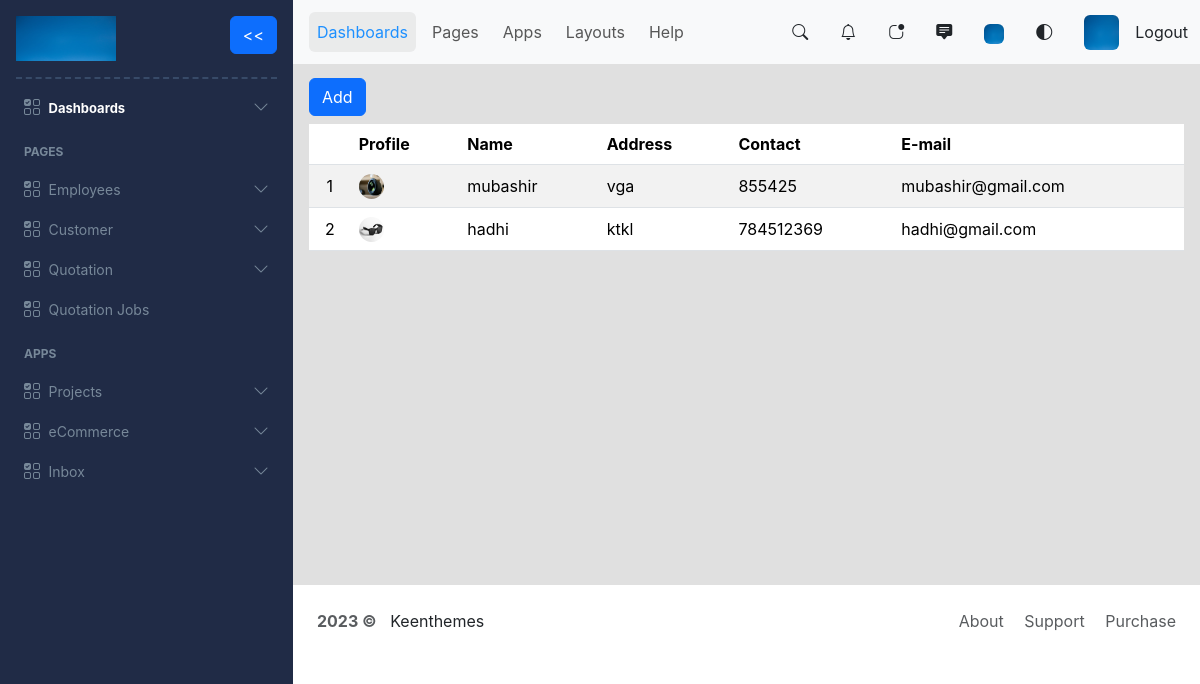
Page /view_customers (signed in) on the earlier database version.
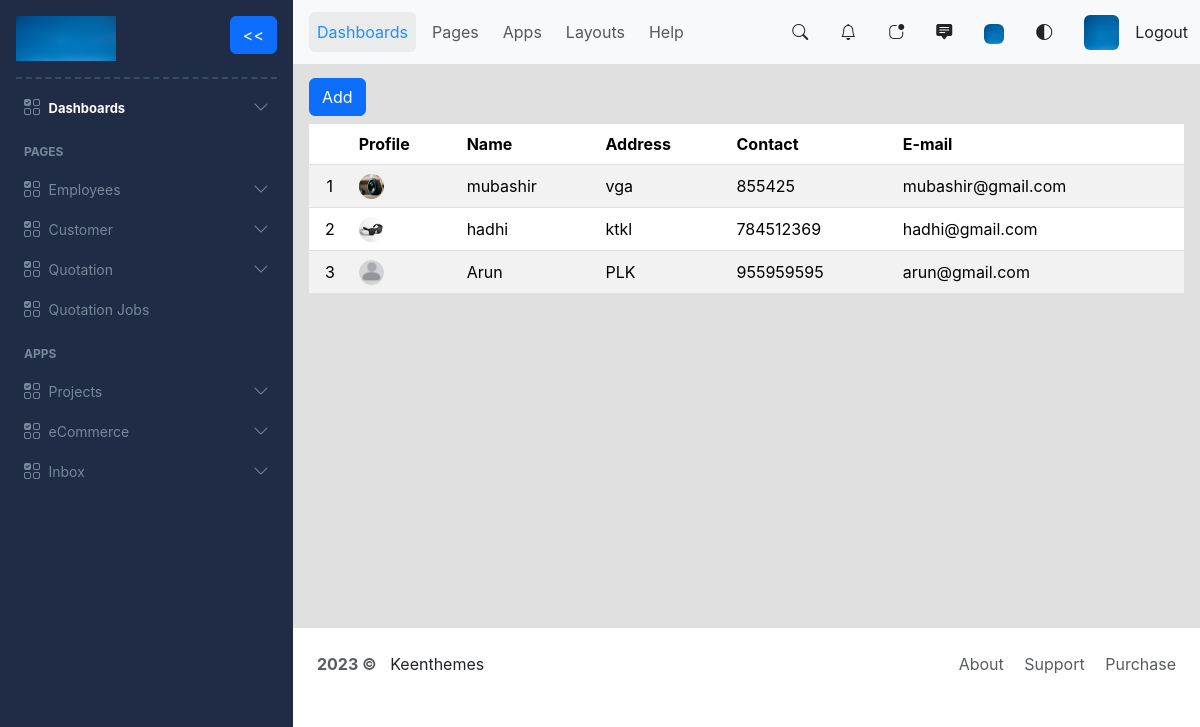
Same page on the later database version.
### myapp/models.py (models this page shows, shortened)
class Customer(models.Model):
    id = models.UUIDField(primary_key=True, default=uuid.uuid4, unique=True, editable=False)
    name = models.CharField(max_length=30)
    address = models.CharField(max_length=150)
    contact = models.IntegerField()
    email = models.EmailField()
    profile_image = models.ImageField(null=True, blank=True, upload_to="profiles/")

### myapp/views.py (the view)
# urls.py: path('view_customers', views.viewCustomers, name='view_customers'),
@login_required
def viewCustomers(request):
    customers = Customer.objects.all()
    customers_exist = customers.exists()
    return render(request, 'customer/view_customers.html',{'customers': customers, 'customers_exist': customers_exist})

### myapp/templates/customer/view_customers.html
{% extends 'index.html' %}
{% block content %}
{% load static %}
<div class='justify-content-end'>
    <a href = "{% url 'create_customer' %}"class="btn btn-primary">Add</a>
</div>
{% if customers_exist %}
<div class='table-responsive'>
    <table class="table table-striped mt-2 align-middle">
        <thead>
        <tr>
            <th scope="col"></th>
            <th scope="col">Profile</th>
            <th scope="col">Name</th>
            <th scope="col">Address</th>
            <th scope="col">Contact</th>
            <th scope="col">E-mail</th>
        </tr>
        </thead>
        <tbody>
        {% for customer in customers %}
            <tr style="height: 42px;">
                <td class="text-center">{{forloop.counter}}</td>
                <td><a href="{% url 'update_customer' customer.id %}" style="text-decoration: none; color: black;">
                    {% if customer.profile_image %}
                        <img src="{{customer.profile_image.url}}" alt="Profile not loading..." style="width: 25px; height: 25px; border-radius: 50%;">
                    {% else %}
                        <img src="{% static 'image/default.png' %}" alt="Profile not loading..." style="width: 25px; height: 25px; border-radius: 50%;">
                    {% endif %}
                    </a>
                </td>
                <td><a href="{% url 'update_customer' customer.id %}" style="text-decoration: none; color: black;">{{customer.name}}</a></td>
                <td><a href="{% url 'update_customer' customer.id %}" style="text-decoration: none; color: black;">{{customer.address}}</a></td>
                <td><a href="{% url 'update_customer' customer.id %}" style="text-decoration: none; color: black;">{{customer.contact}}</a></td>
                <td><a href="{% url 'update_customer' customer.id %}" style="text-decoration: none; color: black;">{{customer.email}}</a></td>
            </tr>
        {% endfor %}
        </tbody>
    </table>
</div>
{% else %}
<div class="d-flex justify-content-center">
    <span class="pt-5">No customers yet.<a href="{% url 'create_customer' %}">Create</a> a new customer.</span>
</div>
{% endif %}
{% endblock content %}

Differences in the rows shown:
added Customer: name "Arun", address "PLK", contact "955959595", email "arun@gmail.com"
